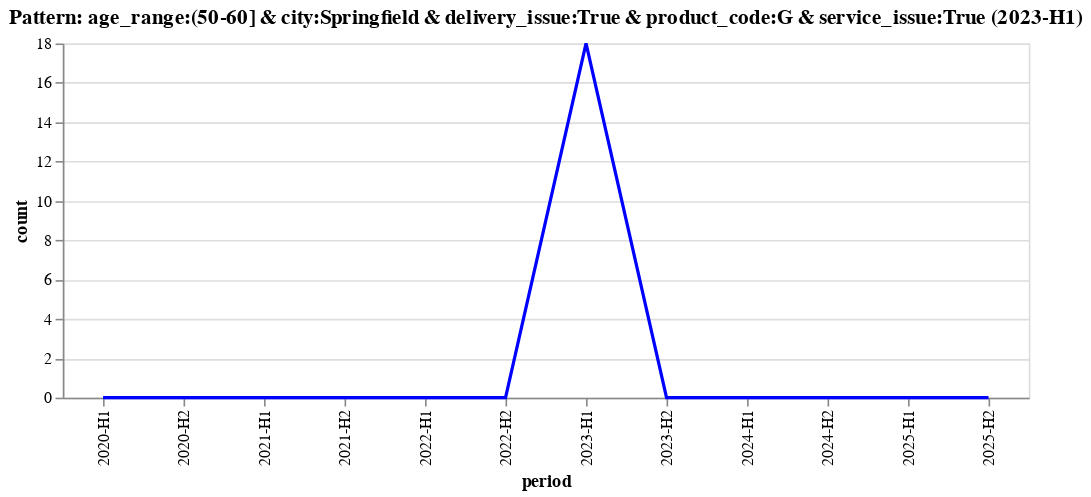

The notebook cell this image was saved under:
### Code cell
# Create the time series chart
chart = dcp.create_time_series_chart(
    selected_pattern=example_pattern["pattern"],
    selected_pattern_period=example_pattern["period"],
)
chart

### Figure 1 — Vega-Lite specification as saved in the notebook (floating-point values rounded to 4 significant figures)
{"config": {"view": {"continuousWidth": 400, "continuousHeight": 300}}, "data": {"name": "data-e9138573dd84820615f2140dd0b9297a"}, "mark": "line", "encoding": {"color": {"value": "blue"}, "x": {"field": "period", "type": "ordinal"}, "y": {"field": "count", "type": "quantitative"}}, "height": 220, "title": "Pattern: age_range:(50-60] & city:Springfield & delivery_issue:True & product_code:G & service_issue:True (2023-H1)", "width": 600, "$schema": "https://vega.github.io/schema/vega-lite/v4.17.0.json", "datasets": {"data-e9138573dd84820615f2140dd0b9297a": [{"period": "2020-H1", "pattern": "age_range:(50-60] & city:Springfield & delivery_issue:True & product_code:G & service_issue:True", "count": 0}, {"period": "2020-H2", "pattern": "age_range:(50-60] & city:Springfield & delivery_issue:True & product_code:G & service_issue:True", "count": 0}, {"period": "2021-H1", "pattern": "age_range:(50-60] & city:Springfield & delivery_issue:True & product_code:G & service_issue:True", "count": 0}, {"period": "2021-H2", "pattern": "age_range:(50-60] & city:Springfield & delivery_issue:True & product_code:G & service_issue:True", "count": 0}, {"period": "2022-H1", "pattern": "age_range:(50-60] & city:Springfield & delivery_issue:True & product_code:G & service_issue:True", "count": 0}, {"period": "2022-H2", "pattern": "age_range:(50-60] & city:Springfield & delivery_issue:True & product_code:G & service_issue:True", "count": 0}, {"period": "2023-H1", "pattern": "age_range:(50-60] & city:Springfield & delivery_issue:True & product_code:G & service_issue:True", "count": 18}, {"period": "2023-H2", "pattern": "age_range:(50-60] & city:Springfield & delivery_issue:True & product_code:G & service_issue:True", "count": 0}, {"period": "2024-H1", "pattern": "age_range:(50-60] & city:Springfield & delivery_issue:True & product_code:G & service_issue:True", "count": 0}, {"period": "2024-H2", "pattern": "age_range:(50-60] & city:Springfield & delivery_issue:True & product_code:G & service_issue:True", "count": 0}, {"period": "2025-H1", "pattern": "age_range:(50-60] & city:Springfield & delivery_issue:True & product_code:G & service_issue:True", "count": 0}, {"period": "2025-H2", "pattern": "age_range:(50-60] & city:Springfield & delivery_issue:True & product_code:G & service_issue:True", "count": 0}]}}
